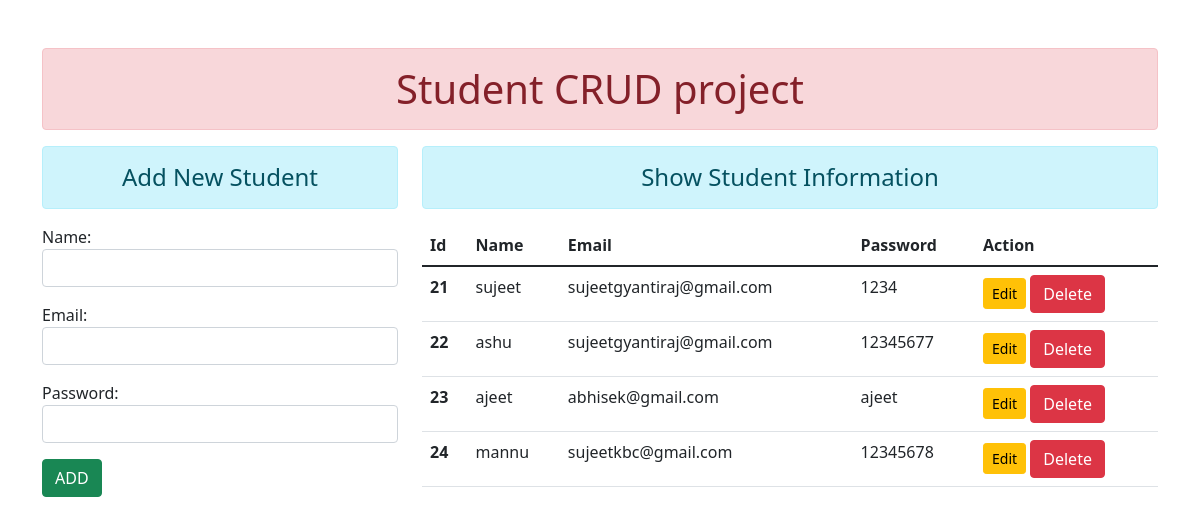
The page / on the database its author committed.
### enroll/models.py (models this page shows)
class User(models.Model):
    name =models.CharField( max_length=50)
    email = models.EmailField(max_length=100)
    password = models.CharField(max_length=100)

### enroll/views.py (the view)
# urls.py: path('',views.add_show,name="addandshow"),
def add_show(request):
    if request.method == 'POST':
     fm = StudentResistration(request.POST)
     if fm.is_valid():
        nm= fm.cleaned_data['name']
        em= fm.cleaned_data['email']
        pm = fm.cleaned_data['password']
        reg = User(name =nm,email=em,password =pm)
        reg.save()
     fm = StudentResistration()
    else:
        fm = StudentResistration()
    stud = User.objects.all()
    return render(request,'addandshow.html',{'form':fm,'stu':stud})

### enroll/forms.py
class StudentResistration(forms.ModelForm):
    class Meta:
       model = User
       fields = ['name','email','password']
       widgets ={
           'name': forms.TextInput(attrs={'class':'form-control'}),
           'email': forms.EmailInput(attrs={'class':'form-control'}),
           'password': forms.PasswordInput(render_value=True,attrs={'class':'form-control'}),
                  }

### enroll/templates/addandshow.html (shortened to what this page needs)
{% extends "base.html" %}
{% block content %}
<div class="row">
<div class="col-sm-4">
  <h4 class="text-center alert alert-info">Add New Student</h4>
  <form action="" method="POST">
   {{ form.as_p }}
<input type="submit" class="btn btn-success" value="ADD">
  </form>
</div>
<div class="col-sm-8">
  <h4 class="text-center alert alert-info">
    Show Student Information
  </h4>
  {% if stu %}
<table class="table table-hover">
  <thead>
<tr>
  <th scope="col">Id</th>
  <th scope="col">Name</th>
  <th scope="col">Email</th>
  <th scope="col">Password</th>
  <th scope="col">Action</th>
</tr>
</thead>
<tbody>
    {% for st in stu  %}
     <tr>
       <th scope="row">{{st.id}}</th>
       <td>{{st.name}}</td>
       <td>{{st.email}}</td>
       <td>{{st.password}}</td>
      <td>
      <a href="{% url 'updatedata' st.id  %}" class="btn btn-warning btn-sm">Edit</a>
      <form action="{% url 'deletedata' st.id  %}" method="POST" class="d-inline">
      <input type="submit" class="btn btn-danger" value="Delete">
    </form>
   </td>
  </tr>
         {% endfor %}
</tbody>
</table>
    {% else %}
<h4 class="text-center alert alert-info">No Records</h4>
{% endif %}
</div>
</div>
{% endblock content %}

### enroll/templates/base.html (shortened to what this page needs)
<!DOCTYPE html>
{% load static %}
<html lang="en">
<head>
    <link rel="stylesheet" href="{% static 'enroll/css/bootstrap.css' %}">
</head>
<body>
    <div class="container mt-5">
        <h1 class="text-center alert alert-danger"> Student CRUD project</h1>
        {% block content %} {% endblock content %}
    </div>
</body>
</html>

### rows shown on the page
User: id "21", name "sujeet", email "sujeetgyantiraj@gmail.com", password "1234"
User: id "22", name "ashu", email "sujeetgyantiraj@gmail.com", password "12345677"
User: id "23", name "ajeet", email "abhisek@gmail.com", password "ajeet"
User: id "24", name "mannu", email "sujeetkbc@gmail.com", password "12345678"
